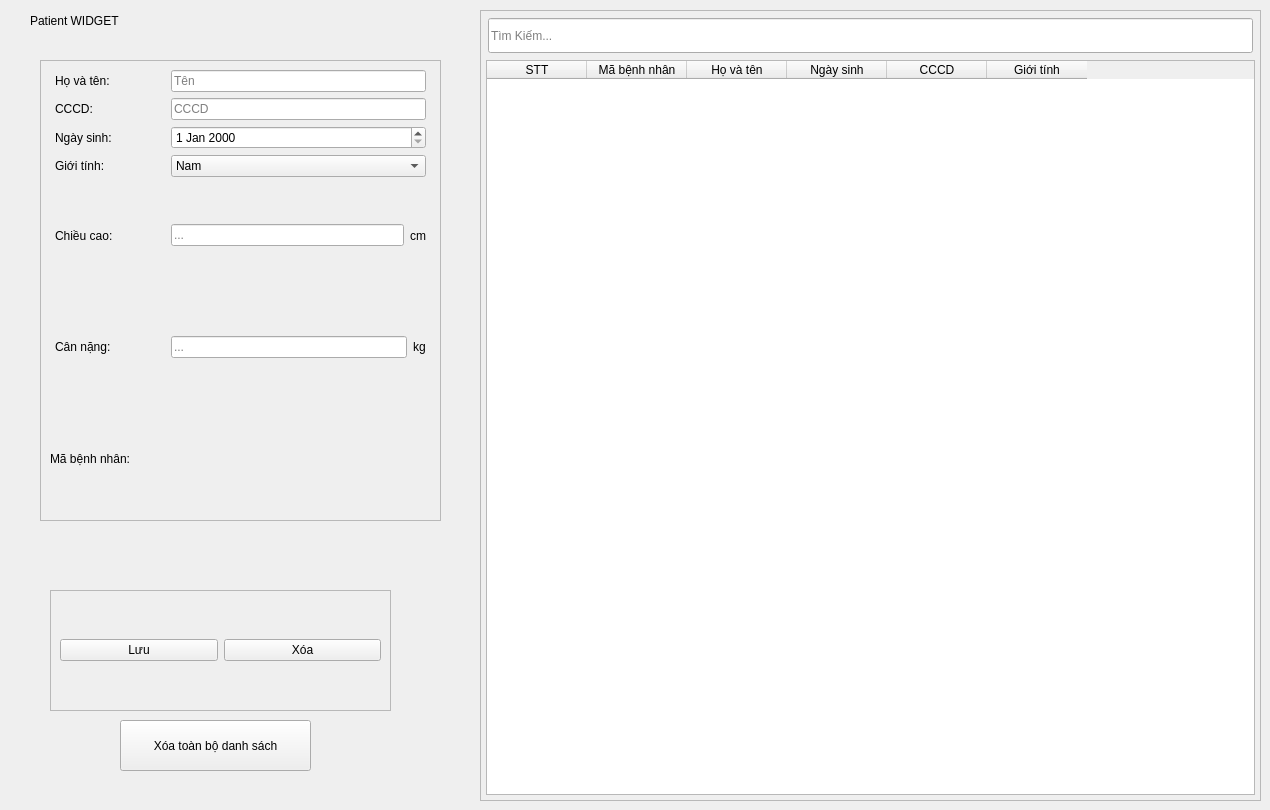
            <widget class="QWidget" name="page_PatientInfomation">
             <widget class="QLabel" name="label_4">
              <property name="geometry">
               <rect>
                <x>30</x>
                <y>0</y>
                <width>131</width>
                <height>41</height>
               </rect>
              </property>
              <property name="styleSheet">
               <string notr="true">font: 12pt &quot;Segoe UI Historic&quot;;</string>
              </property>
              <property name="text">
               <string>Patient WIDGET</string>
              </property>
             </widget>
             <widget class="QFrame" name="frame_9">
              <property name="geometry">
               <rect>
                <x>40</x>
                <y>60</y>
                <width>401</width>
                <height>461</height>
               </rect>
              </property>
              <property name="styleSheet">
               <string notr="true">font:75 12pt &quot;Droid Sans&quot;;</string>
              </property>
              <property name="frameShape">
               <enum>QFrame::StyledPanel</enum>
              </property>
              <property name="frameShadow">
               <enum>QFrame::Raised</enum>
              </property>
              <layout class="QVBoxLayout" name="verticalLayout_12">
               <item>
                <layout class="QHBoxLayout" name="horizontalLayout_63">
                 <property name="leftMargin">
                  <number>5</number>
                 </property>
                 <property name="rightMargin">
                  <number>5</number>
                 </property>
                 <item>
                  <widget class="QLabel" name="label_138">
                   <property name="minimumSize">
                    <size>
                     <width>110</width>
                     <height>0</height>
                    </size>
                   </property>
                   <property name="maximumSize">
                    <size>
                     <width>100</width>
                     <height>16777215</height>
                    </size>
                   </property>
                   <property name="text">
                    <string>Họ và tên:</string>
                   </property>
                  </widget>
                 </item>
                 <item>
                  <widget class="QLineEdit" name="le_PatientInfoName">
                   <property name="text">
                    <string/>
                   </property>
                   <property name="placeholderText">
                    <string>Tên</string>
                   </property>
                  </widget>
                 </item>
                </layout>
               </item>
               <item>
                <layout class="QHBoxLayout" name="horizontalLayout_64">
                 <property name="leftMargin">
                  <number>5</number>
                 </property>
                 <property name="rightMargin">
                  <number>5</number>
                 </property>
                 <item>
                  <widget class="QLabel" name="label_139">
                   <property name="minimumSize">
                    <size>
                     <width>110</width>
                     <height>0</height>
                    </size>
                   </property>
                   <property name="maximumSize">
                    <size>
                     <width>100</width>
                     <height>16777215</height>
                    </size>
                   </property>
                   <property name="text">
                    <string>CCCD:</string>
                   </property>
                  </widget>
                 </item>
                 <item>
                  <widget class="QLineEdit" name="le_PatientInfoID">
                   <property name="text">
                    <string/>
                   </property>
                   <property name="placeholderText">
                    <string>CCCD</string>
                   </property>
                  </widget>
                 </item>
                </layout>
               </item>
               <item>
                <layout class="QHBoxLayout" name="horizontalLayout_72">
                 <property name="leftMargin">
                  <number>5</number>
                 </property>
                 <property name="rightMargin">
                  <number>5</number>
                 </property>
                 <item>
                  <widget class="QLabel" name="label_151">
                   <property name="minimumSize">
                    <size>
                     <width>110</width>
                     <height>0</height>
                    </size>
                   </property>
                   <property name="maximumSize">
                    <size>
                     <width>100</width>
                     <height>16777215</height>
                    </size>
                   </property>
                   <property name="text">
                    <string>Ngày sinh:</string>
                   </property>
                  </widget>
                 </item>
                 <item>
                  <widget class="QDateEdit" name="de_PatientInfoDateOfBirth"/>
                 </item>
                </layout>
               </item>
               <item>
                <layout class="QHBoxLayout" name="horizontalLayout_65">
                 <property name="leftMargin">
                  <number>5</number>
                 </property>
                 <property name="rightMargin">
                  <number>5</number>
                 </property>
                 <item>
                  <widget class="QLabel" name="label_140">
                   <property name="minimumSize">
                    <size>
                     <width>0</width>
                     <height>0</height>
                    </size>
                   </property>
                   <property name="maximumSize">
                    <size>
                     <width>110</width>
                     <height>16777215</height>
                    </size>
                   </property>
                   <property name="text">
                    <string>Giới tính:</string>
                   </property>
                  </widget>
                 </item>
                 <item>
                  <widget class="QComboBox" name="cb_PatientInfoGender">
                   <item>
                    <property name="text">
                     <string>Nam</string>
                    </property>
                   </item>
                   <item>
                    <property name="text">
                     <string>Nữ</string>
                    </property>
                   </item>
                  </widget>
                 </item>
                </layout>
               </item>
               <item>
                <layout class="QHBoxLayout" name="horizontalLayout_67">
                 <property name="leftMargin">
                  <number>5</number>
                 </property>
                 <property name="rightMargin">
                  <number>5</number>
                 </property>
                 <item>
                  <widget class="QLabel" name="label_143">
                   <property name="minimumSize">
                    <size>
                     <width>110</width>
                     <height>0</height>
                    </size>
                   </property>
                   <property name="text">
                    <string>Chiều cao:</string>
                   </property>
                  </widget>
                 </item>
                 <item>
                  <widget class="QLineEdit" name="le_PatientInfoHeight">
                   <property name="text">
                    <string/>
                   </property>
                   <property name="placeholderText">
                    <string>...</string>
                   </property>
                  </widget>
                 </item>
                 <item>
                  <widget class="QLabel" name="label_144">
                   <property name="text">
                    <string>cm</string>
                   </property>
                  </widget>
                 </item>
                </layout>
               </item>
               <item>
                <layout class="QHBoxLayout" name="horizontalLayout_66">
                 <property name="leftMargin">
                  <number>5</number>
                 </property>
                 <property name="rightMargin">
                  <number>5</number>
                 </property>
                 <item>
                  <widget class="QLabel" name="label_141">
                   <property name="minimumSize">
                    <size>
                     <width>110</width>
                     <height>0</height>
                    </size>
                   </property>
                   <property name="text">
                    <string>Cân nặng:</string>
                   </property>
                  </widget>
                 </item>
                 <item>
                  <widget class="QLineEdit" name="le_PatientInfoWeight">
                   <property name="text">
                    <string/>
                   </property>
                   <property name="placeholderText">
                    <string>...</string>
                   </property>
                  </widget>
                 </item>
                 <item>
                  <widget class="QLabel" name="label_142">
                   <property name="text">
                    <string>kg</string>
                   </property>
                  </widget>
                 </item>
                </layout>
               </item>
               <item>
                <layout class="QHBoxLayout" name="horizontalLayout_74">
                 <item>
                  <widget class="QLabel" name="label_153">
                   <property name="maximumSize">
                    <size>
                     <width>110</width>
                     <height>16777215</height>
                    </size>
                   </property>
                   <property name="text">
                    <string>Mã bệnh nhân:</string>
                   </property>
                  </widget>
                 </item>
                 <item>
                  <widget class="QLabel" name="lb_PatientInfoPatitentCode">
                   <property name="text">
                    <string/>
                   </property>
                  </widget>
                 </item>
                </layout>
               </item>
              </layout>
             </widget>
             <widget class="QFrame" name="frame_10">
              <property name="geometry">
               <rect>
                <x>50</x>
                <y>590</y>
                <width>341</width>
                <height>121</height>
               </rect>
              </property>
              <property name="frameShape">
               <enum>QFrame::StyledPanel</enum>
              </property>
              <property name="frameShadow">
               <enum>QFrame::Raised</enum>
              </property>
              <layout class="QHBoxLayout" name="horizontalLayout_76">
               <item>
                <widget class="QPushButton" name="pb_PatientInfoSavePatient">
                 <property name="text">
                  <string>Lưu</string>
                 </property>
                </widget>
               </item>
               <item>
                <widget class="QPushButton" name="pb_PatientInfoRemovePatient">
                 <property name="text">
                  <string>Xóa</string>
                 </property>
                </widget>
               </item>
              </layout>
             </widget>
             <widget class="QPushButton" name="pb_PatientInfoRemoveAll">
              <property name="geometry">
               <rect>
                <x>120</x>
                <y>720</y>
                <width>191</width>
                <height>51</height>
               </rect>
              </property>
              <property name="text">
               <string>Xóa toàn bộ danh sách</string>
              </property>
             </widget>
             <widget class="QFrame" name="frame_11">
              <property name="geometry">
               <rect>
                <x>480</x>
                <y>10</y>
                <width>781</width>
                <height>791</height>
               </rect>
              </property>
              <property name="frameShape">
               <enum>QFrame::StyledPanel</enum>
              </property>
              <property name="frameShadow">
               <enum>QFrame::Raised</enum>
              </property>
              <layout class="QVBoxLayout" name="verticalLayout_13">
               <property name="spacing">
                <number>5</number>
               </property>
               <property name="leftMargin">
                <number>5</number>
               </property>
               <property name="topMargin">
                <number>5</number>
               </property>
               <property name="rightMargin">
                <number>5</number>
               </property>
               <property name="bottomMargin">
                <number>5</number>
               </property>
               <item>
                <layout class="QHBoxLayout" name="horizontalLayout_14">
                 <property name="spacing">
                  <number>10</number>
                 </property>
                 <property name="leftMargin">
                  <number>2</number>
                 </property>
                 <property name="topMargin">
                  <number>2</number>
                 </property>
                 <property name="rightMargin">
                  <number>2</number>
                 </property>
                 <property name="bottomMargin">
                  <number>2</number>
                 </property>
                 <item>
                  <widget class="QLineEdit" name="le_PatientInfoSearch">
                   <property name="minimumSize">
                    <size>
                     <width>0</width>
                     <height>35</height>
                    </size>
                   </property>
                   <property name="text">
                    <string/>
                   </property>
                   <property name="placeholderText">
                    <string>Tìm Kiếm...</string>
                   </property>
                  </widget>
                 </item>
                </layout>
               </item>
               <item>
                <widget class="QTableWidget" name="tableWidget_PatientInfoPatientTable">
                 <column>
                  <property name="text">
                   <string>STT</string>
                  </property>
                  <property name="foreground">
                   <brush brushstyle="SolidPattern">
                    <color alpha="255">
                     <red>0</red>
                     <green>0</green>
                     <blue>0</blue>
                    </color>
                   </brush>
                  </property>
                 </column>
                 <column>
                  <property name="text">
                   <string>Mã bệnh nhân</string>
                  </property>
                 </column>
                 <column>
                  <property name="text">
                   <string>Họ và tên</string>
                  </property>
                 </column>
                 <column>
                  <property name="text">
                   <string>Ngày sinh</string>
                  </property>
                 </column>
                 <column>
                  <property name="text">
                   <string>CCCD</string>
                  </property>
                 </column>
                 <column>
                  <property name="text">
                   <string>Giới tính</string>
                  </property>
                 </column>
                </widget>
               </item>
              </layout>
             </widget>
            </widget>
